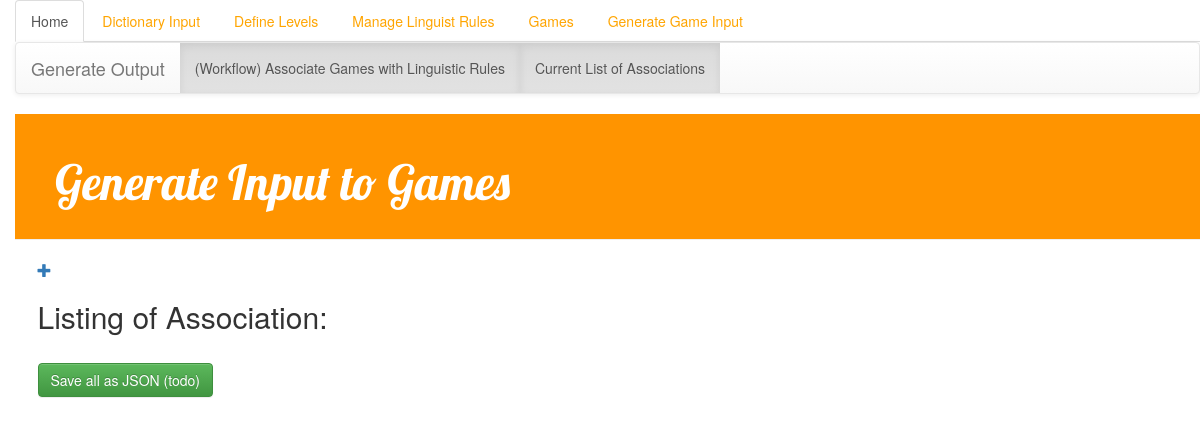
/Wordout/wordout_association_list/, run on an earlier commit of the app's database.
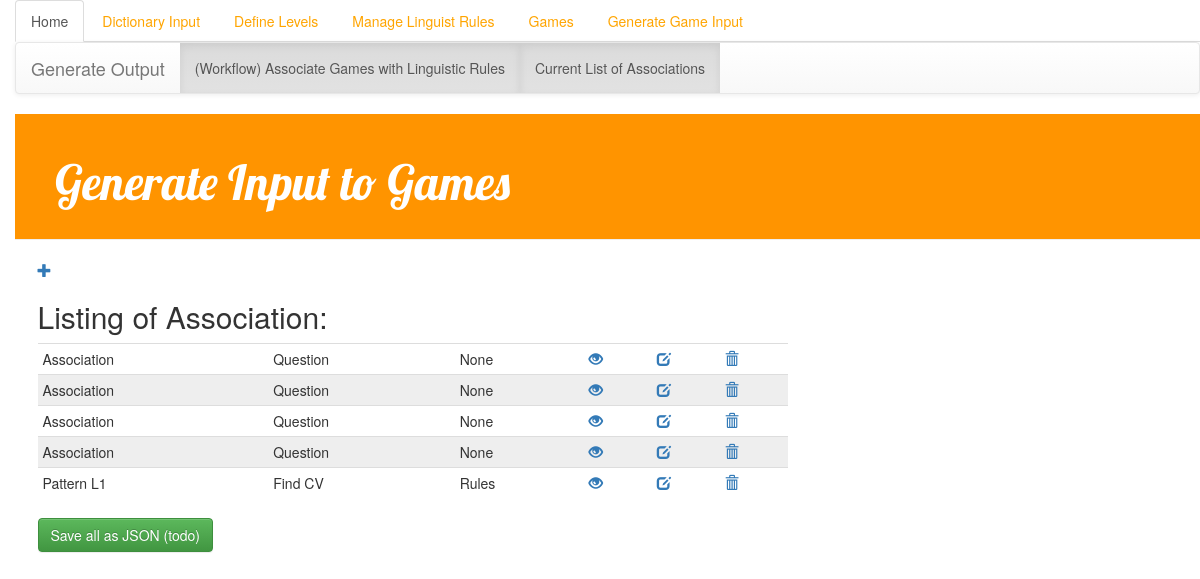
And on a later commit of the database.
### Wordout/models.py (models this page shows, shortened)
class AssociationTable(models.Model):
    name = models.CharField(max_length=200,default='Association')
    gameType = models.ForeignKey('Games.GameType',null=True)
    linguistic_rule_input = models.ForeignKey('Linguistics.LinguisticRule', related_name='input',null=True)
    linguistic_rule_output = models.ForeignKey('Linguistics.LinguisticRule', related_name='output', null=True)
    question = models.CharField(max_length=200,default='Question',null=True)

### Games/models.py (models this page shows)
class GameType(models.Model):
    name = models.CharField(max_length=200,default='NoName',null=True)
    description = models.TextField(default='Missing Description',null=True)
    def __str__(self):
       return self.name

### Wordout/views.py (the view)
def wordout_association_list(request):
    associations = AssociationTable.objects.all()
    return render(request, 'Wordout/wordout_association_list.html',{'associations': associations})

### templates/Wordout/wordout_association_list.html
{% extends 'Wordout/base.html' %}
{% block content %}
    <a href="{% url 'wordout_new' %}" class="top-menu"><span class="glyphicon glyphicon-plus"></span></a>
    <h2> Listing of Association: </h2>
    <div class="post">
<table class="table table-condensed">
    <tbody>
    {%  for association in associations %}
        <tr>
            <td>
                {{ association.name }}
            </td>
            <td>
                {{ association.question }}
            </td>
            <td>
                {{ association.gameType }}
            </td>
            <td>
                <a href="{% url 'wordout_print' pk=association.pk %}"><span class='glyphicon glyphicon-eye-open'></span></a>
            </td>
            <td>
                <a href="{% url 'wordout_edit' pk=association.pk %}"><span class='glyphicon glyphicon-edit'></span></a>
            </td>
            <td>
                <a  href="{% url 'wordout_delete' pk=association.pk %}" onclick="return confirm('really?')">
                    <span class='glyphicon glyphicon-trash'></span>
                </a>
            </td>
        </tr>
    {%  endfor %}
    </tbody>
</table>
    </div>
    <button type="button" class="btn btn-success">Save all as JSON (todo)</button>
{% endblock %}

What changed in the data, as far as the page shows it:
added AssociationTable: name "Association", question "Question", gameType "None"
added AssociationTable: name "Association", question "Question", gameType "None"
added AssociationTable: name "Association", question "Question", gameType "None"
added AssociationTable: name "Association", question "Question", gameType "None"
added AssociationTable: name "Pattern L1", question "Find CV", gameType "Rules"
